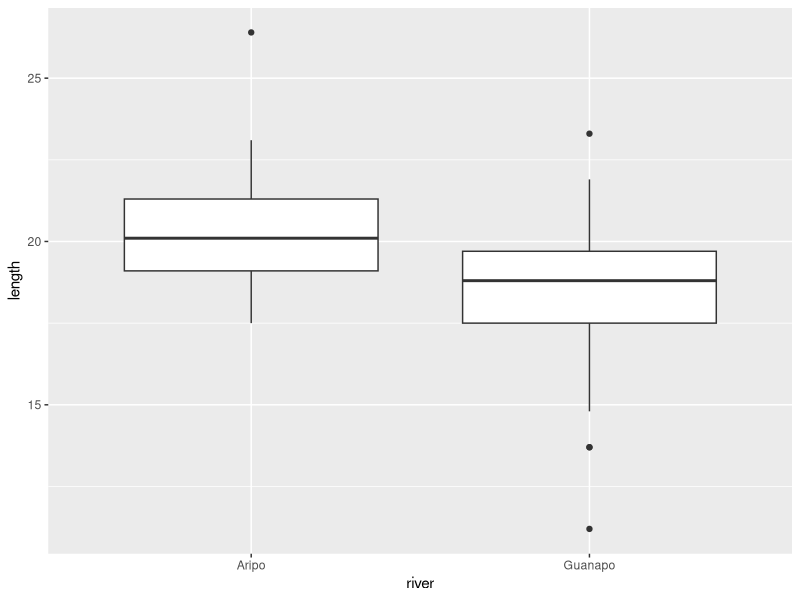
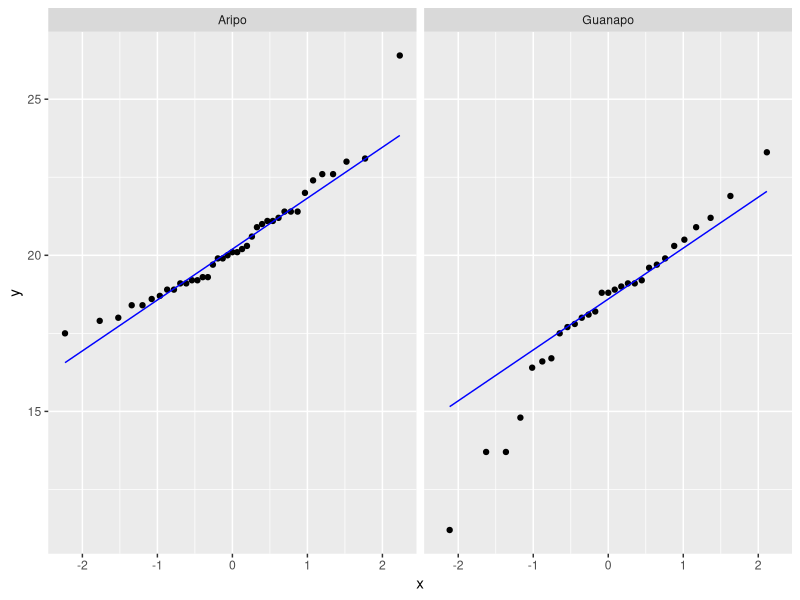

The R source for these figures, in order:
## ---- chunk 1
library(tidyverse)
library(rstatix) #converts stats functions to a tidyverse-friendly format
## ---- chunk 2
rivers <- read_csv("data/CS1-twosample.csv")
head(rivers)
summary(rivers)
## ---- chunk 3
#get common summary stats for the length column
rivers %>%
  group_by(river) %>%
  get_summary_stats(type = "common")
## ---- chunk 4
ggplot(rivers,
       aes(x = river, y = length)) +
  geom_boxplot()
## ---- chunk 5
#We can use the filter() function to filter the data by river, then we perform the Shapiro-Wilk test on the length measurement. The shapiro.test() function needs the data in a vector format. We get these by using the pull() function.
rivers %>%
  filter(river == "Aripo") %>%
  pull(length) %>%
  shapiro.test()

rivers %>%
  filter(river == "Guanapo") %>%
  pull(length) %>%
  shapiro.test()
## ---- chunk 6
# we group the data by river
# then create a panel per river
# containing the Q-Q plot for that river
ggplot(rivers,
       aes(sample = length)) +
  stat_qq() +
  stat_qq_line(colour = "blue") +
  facet_wrap(facets = vars(river))
## ---- chunk 7
levene_test(data = rivers,
            formula = length ~ river)
## ---- chunk 8
bartlett.test(length ~ river, data = rivers)
## ---- chunk 9
t.test(length ~ river,
       alternative = "two.sided",
       var.equal = TRUE,
       data = rivers)

# The first argument must be in the formula format: variables ~ category
# The second argument gives the type of alternative hypothesis and must be one of two.sided, greater or less
# The third argument says whether the variance of the two samples can be assumed to be equal (Student’s t-test) or unequal (Welch’s t-test)
## ---- chunk 10
#find the medians
rivers %>%
  group_by(river) %>%
  summarize(median_length = median(length))

# perform the Mann-Whitmey U test:
wilcox.test(length ~ river,
            alternative = "two.sided",
            data = rivers)

# The first argument must be in the formula format: variable ~ category
# The second argument gives the type of alternative hypothesis and must be one of two.sided, greater or less
